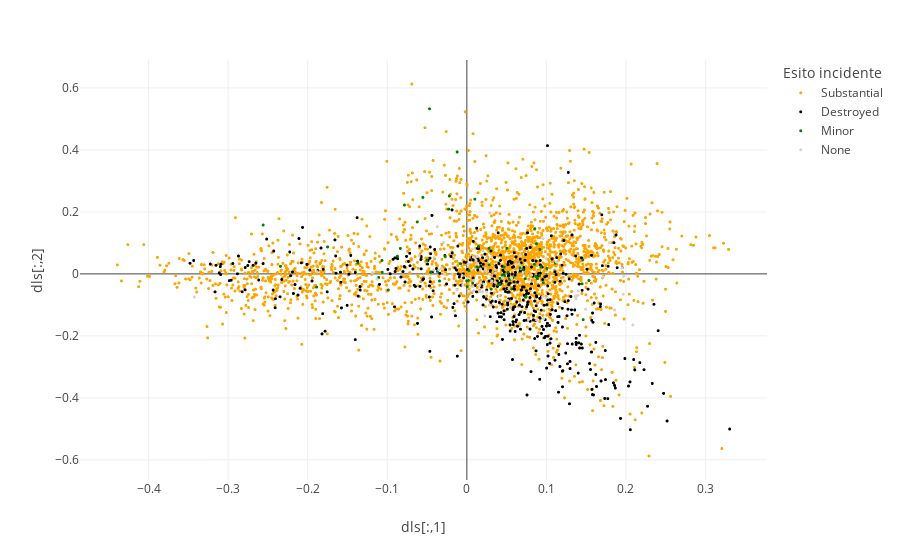

The notebook cell saved with this chart:
### Code cell
dfc = pd.DataFrame(
    {"Esito incidente" : df.damage_class,
     "dls[:,1]" : -1*dls[:,1],
     "dls[:,2]" : dls[:,2]}
)

fig = px.scatter(
    dfc,
    x="dls[:,1]",
    y="dls[:,2]",
    color="Esito incidente",
    color_discrete_map=
    {"None": "lightgrey",
     "Minor" : "green",
     "Substantial": "orange",
     "Destroyed": "black"},
    template="none",
    height=800
)
    
fig.update_traces(marker=dict(size=3,))
fig.show()
